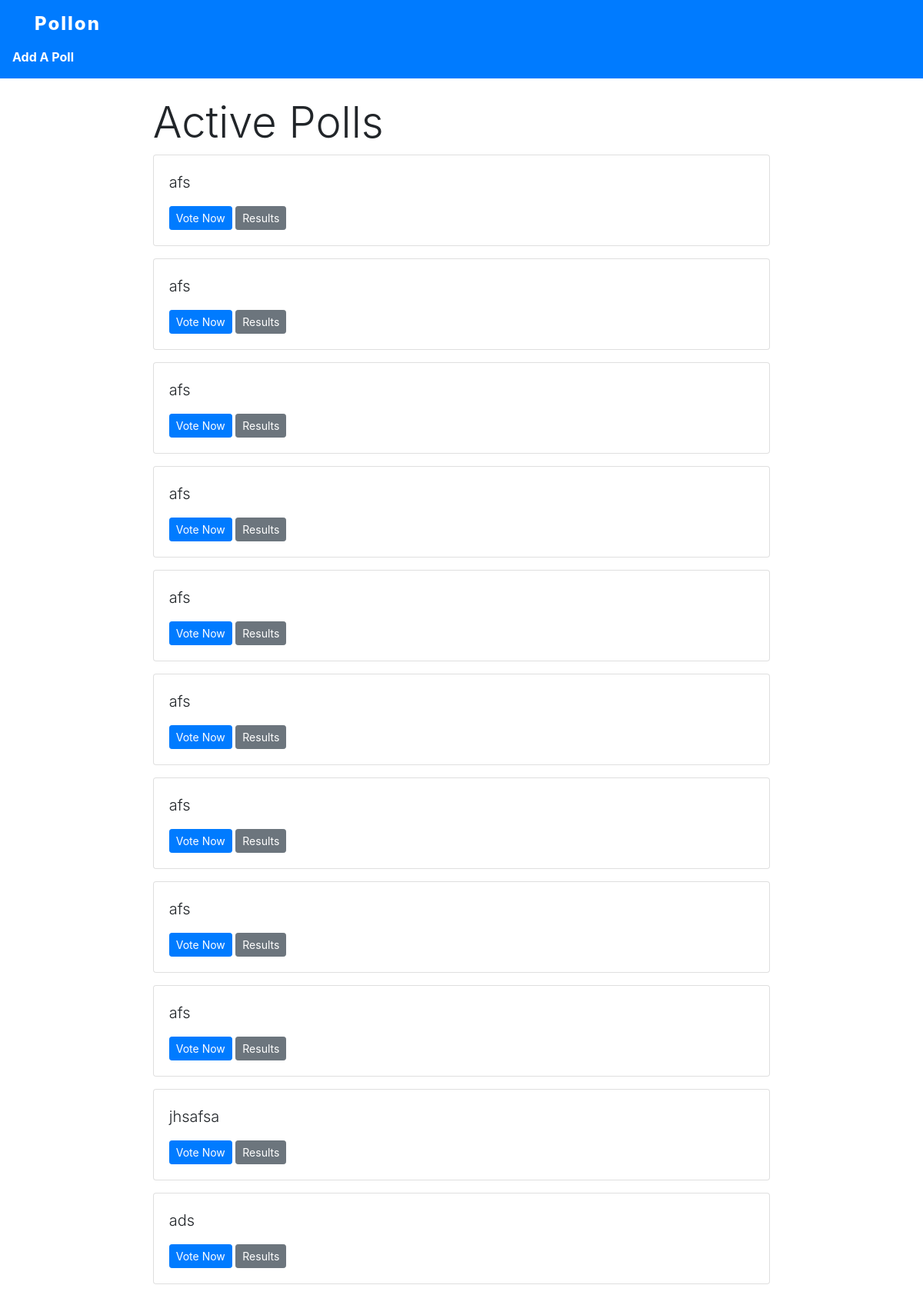
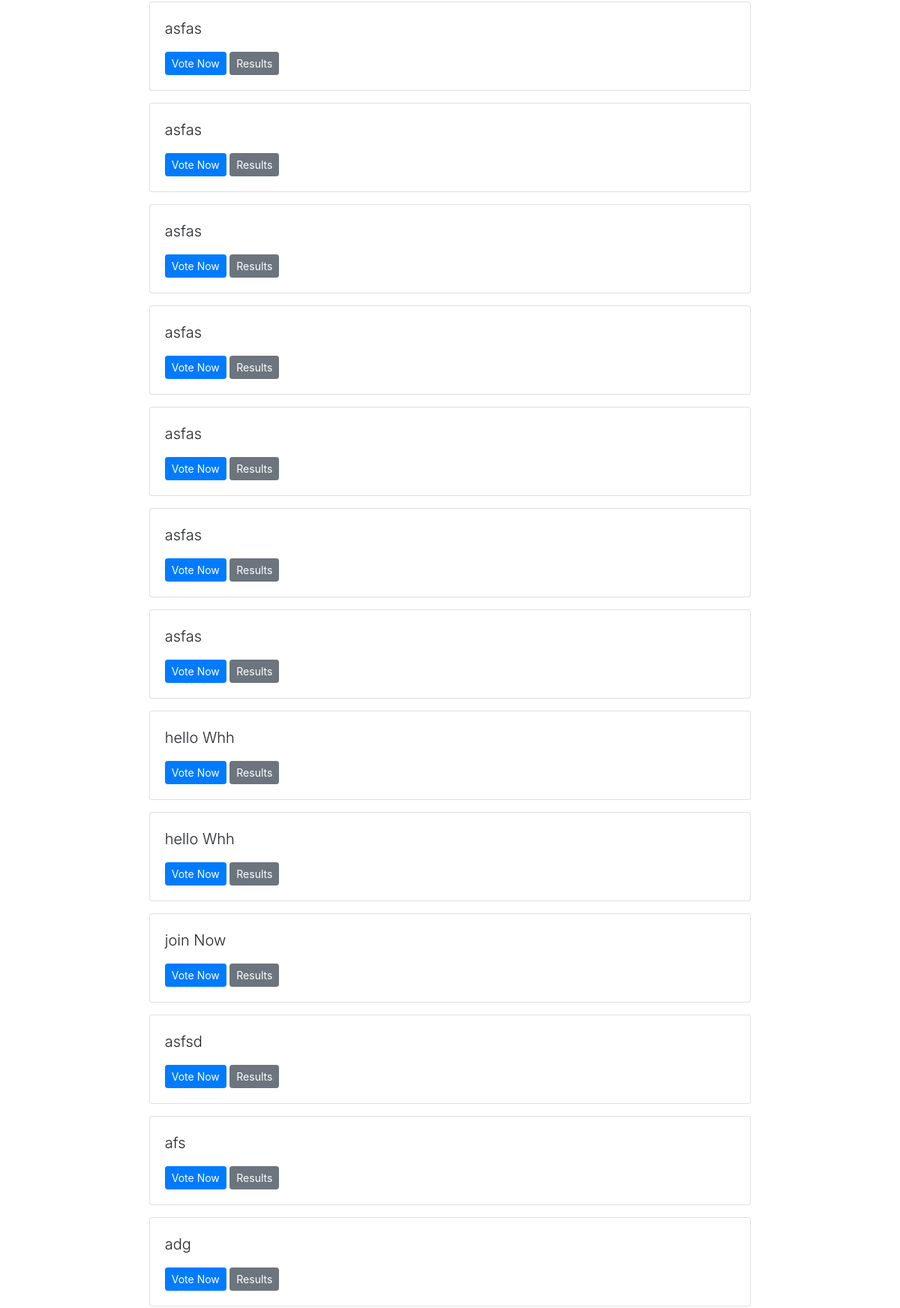
Screenshot of /polls/ (upper part) with the database file from the repository (2 pictures, top to bottom).
### polls/models.py (models this page shows)
class Question(models.Model):
    question_text = models.TextField(max_length=400)
    pub_date = models.DateTimeField('Date Published',default=datetime.datetime.now())
    open_for_all = models.BooleanField(default=True)
    def __str__(self):
        return self.question_text
    def link(self):
        return helpers.inttohex(self.id)

### polls/views.py (the view)
# urls.py: path('',views.index,name="index")
def index(request):
    latest_question = Question.objects.order_by('-pub_date').filter(open_for_all=True)
    return render(request,"polls/index.html",{
        'latest_question' : latest_question
    })

### polls/helpers.py (called while the page is built)
def inttohex(s):
    val =  hex(int(s)*1234)
    return str(val)

### polls/templates/polls/index.html (shortened to what this page needs)
{% extends 'polls/layout.html' %}
{% block body %}
<h1 class="display-4">Active Polls</h1>
{% for question in latest_question %}
<div class="card mb-3">
    <div class="card-body">
        <p class="lead">
{{question}}
        </p>
        <a href="{% url 'polls:details' question.link %}" class="btn btn-primary btn-sm">Vote Now</a>
        <a href="{% url 'polls:results' question.link %}" class="btn btn-secondary btn-sm">Results</a>
    </div>
</div>
{% empty %}
    NO POLLS
{% endfor %}
<br>
{% endblock %}

### polls/templates/polls/layout.html (shortened to what this page needs)
<!DOCTYPE html>
<html lang="en">
<head>
    <link rel="stylesheet" href="https://cdn.jsdelivr.net/npm/bootstrap@4.5.3/dist/css/bootstrap.min.css">
</head>
<body>
    {% include 'partials/_navbar.html' %}
    <div class="container">
        <div class="col-md-9 col-sm-12 m-auto">
    {% block body %}
    {% endblock %}
        </div>
    </div>
</body>
</html>

### polls/templates/partials/_navbar.html
<nav class="navbar navbar-dark bg-primary mb-4">
<div class="container">
    <div class="navbar-brand"> <a href="{% url 'pages:index' %}" style="color: white;text-decoration: none; font-weight: 800; letter-spacing: 2px; font-size: 1.5rem;"> Pollon</a></div>
</div>
 <div class="navbar-nav">
      <a class="nav-item nav-link active mr-4 font-weight-bold" href="{% url 'polls:addPoll' %}">Add A Poll<span class="sr-only">(current)</span></a>
    </div>
</nav>

### rows the page displays
Question: question_text "afs"
Question: question_text "afs"
Question: question_text "afs"
Question: question_text "afs"
Question: question_text "afs"
Question: question_text "afs"
Question: question_text "afs"
Question: question_text "afs"
Question: question_text "afs"
Question: question_text "jhsafsa"
Question: question_text "ads"
Question: question_text "asfas"
Question: question_text "asfas"
Question: question_text "asfas"
Question: question_text "asfas"
Question: question_text "asfas"
Question: question_text "asfas"
Question: question_text "asfas"
Question: question_text "hello Whh"
Question: question_text "hello Whh"
Question: question_text "join Now"
Question: question_text "asfsd"
Question: question_text "afs"
Question: question_text "adg"
